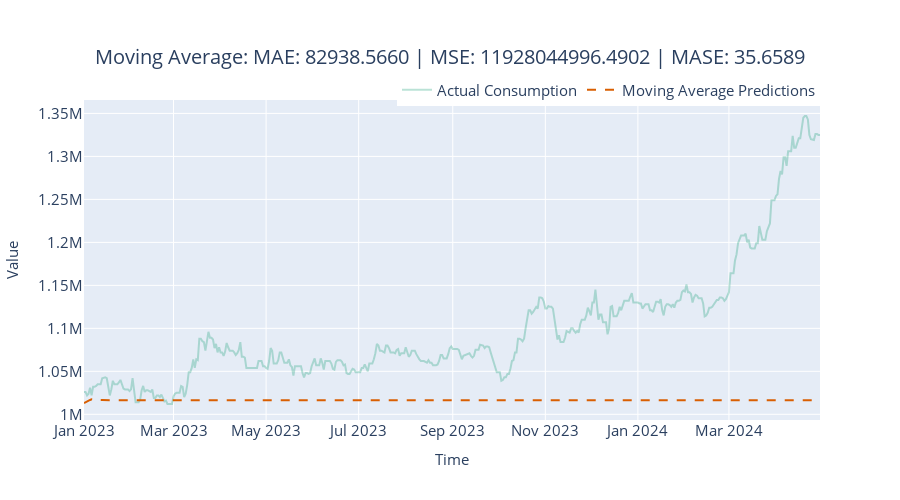

The code cell stored with this chart in its notebook:
### Code cell
fig = plot_forecast(pred_df, forecast_columns=["moving_average_predictions"], forecast_display_names=['Moving Average Predictions'])
fig = format_plot(fig, title=f"Moving Average: MAE: {metrics['MAE']:.4f} | MSE: {metrics['MSE']:.4f} | MASE: {metrics['MASE']:.4f}")
# fig.update_xaxes(type="date", range=["2014-01-01", "2014-01-08"])
# fig.write_image("energy-consumption/images/moving_average.png")
fig.show()

### Figure 1 — Plotly figure (JSON) as saved in the notebook; plotly's stock layout.template omitted (floating-point values rounded to 4 significant figures; data arrays with more than 128 entries replaced by an {"elided": "..."} marker saying what was removed)
{"data": [{"line": {"color": "rgba(27,158,119, 0.3)"}, "mode": "lines", "name": "Actual Consumption", "type": "scatter", "x": {"elided": "486 str values"}, "y": {"elided": "486 int values"}}, {"line": {"color": "rgba(217,95,2, 1)", "dash": "dash"}, "mode": "lines", "name": "Moving Average Predictions", "type": "scatter", "x": {"elided": "486 str values"}, "y": {"elided": "486 float values"}}], "layout": {"autosize": false, "height": 500, "legend": {"font": {"size": 15}, "orientation": "h", "title": {}, "x": 1, "xanchor": "right", "y": 0.98, "yanchor": "bottom"}, "title": {"font": {"size": 20}, "text": "Moving Average: MAE: 82938.5660 | MSE: 11928044996.4902 | MASE: 35.6589", "x": 0.5, "xanchor": "center", "yanchor": "top"}, "width": 900, "xaxis": {"tickfont": {"size": 15}, "title": {"font": {"size": 15}, "text": "Time"}}, "yaxis": {"tickfont": {"size": 15}, "title": {"font": {"size": 15}, "text": "Value"}}}}
